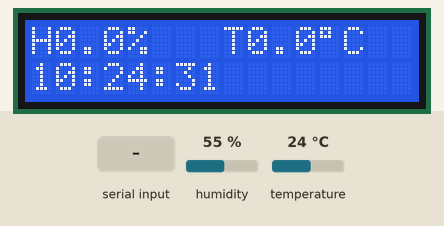
Recording of a sketch running on a simulated Arduino Uno, built with avr-gcc and run on an emulated ATmega328P. On the bench: 16×2 character LCD. Inputs (shaded band) come from the test bench; at power-on: humidity 55 %, temperature 24 °C. The local clock reads 2024-03-15 10:24:30 at power-on unless the sketch sets it; storage starts empty.

Above: at 1.2 s.
1.3 s: "0;" received over the second serial link
At 3.5 s:
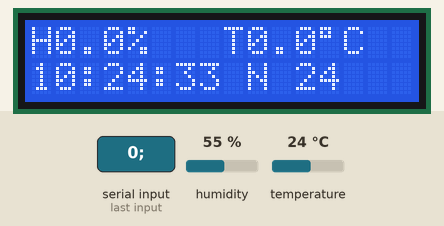
5.5 s: humidity set to 22 %
At 10.8 s:
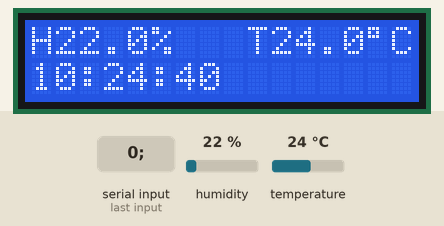
11.5 s: temperature set to 12 °C
At 16.4 s:
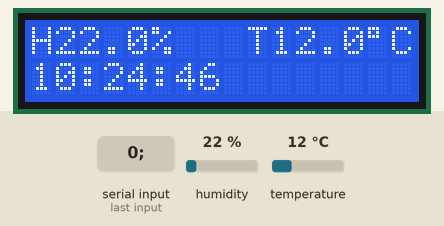
16.5 s: humidity set to 40 %
At 21.4 s:
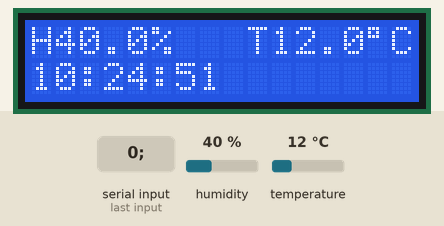
21.5 s: temperature set to 19 °C
At 26.3 s:
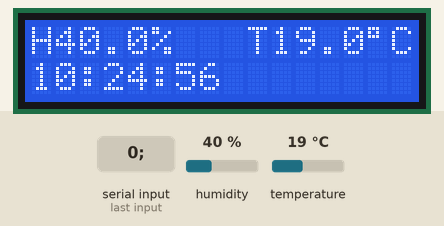
31.5 s: "1;" received over the second serial link
At 32.8 s:
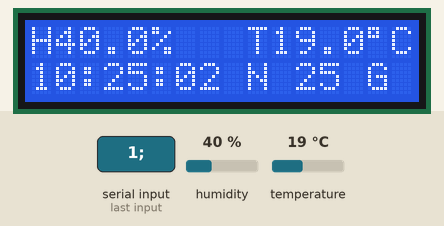
Timing chart, 0 to 34.5 s (numbered marks = the images above; inputs shaded):
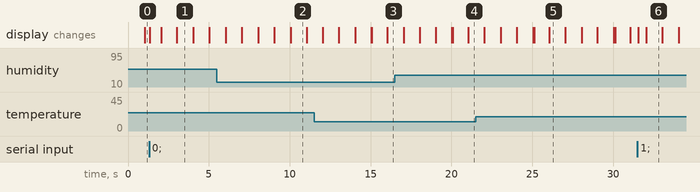

Measured:
- after the input at 1.3 s, the display: first changes at once (image 1 shows a later state)
- after the input at 31.5 s, the display: first changes at once (image 6 shows a later state)
- what the display in image 1 shows lasts 1.0 s, from 3.0 s to 4.0 s

The sketch:

NANO_AM2305_SD_fat.ino
```cpp
#include "Def.h"
void setup()
{
  wdt_disable();
  #include "Conf.h"
  wdt_enable(WDTO_4S);

}

void loop()
{
  tiempoActual(); //RTC
  obtenerVariables(); //AM2305
  principal(); //MENU
  enviarDatos(); //RTC
  watchdogSetup(); //perro guardian
}
```

AM23X.ino
```cpp
void obtenerVariables() {
  if (millis() - milisAnterior >= 5000)
  {
    milisAnterior = millis();
    t = dht.readTemperature() + OffsetT;
    h = dht.readHumidity() + OffsetH ;

    lcd.clear();

//      if(h>=80)
//   {
//     i=1;
//    }
//
//      if(t>=30)
//    {
//     i=2;
//    }
//
//      if(h<80)
//    {
//     i=0;
//   }
//
//     if(i==1)
//    {
//       mcp.digitalWrite(7, HIGH);
//       mcp.digitalWrite(6, HIGH);
//       mcp.digitalWrite(5, HIGH);
//       mcp.digitalWrite(4, LOW);
//    }
//
//     if(i==2)
//    {
//       mcp.digitalWrite(7, HIGH);
//       mcp.digitalWrite(6, HIGH);
//       mcp.digitalWrite(5, LOW);
//       mcp.digitalWrite(4, HIGH);
//    }
//
//     if(i==0)
//    {
//       mcp.digitalWrite(7, HIGH);
//       mcp.digitalWrite(6, HIGH);
//       mcp.digitalWrite(5, HIGH);
//       mcp.digitalWrite(4, HIGH);
//    }
  }
}
```

Conf.h
```cpp
Wire.begin(); // Inicia el puerto I2C
//LCD
lcd.init();
lcd.backlight();
lcd.clear();
//RTC
RTC.begin();
//dht
dht.begin();
//COMUNICACION UART
esp.begin(9600);
//Serial.begin(9600);
//Perro
watchdogSetup();
//SD
SD.begin(10);
//modulo mcp
//mcp.begin();

// mcp.pinMode(7, OUTPUT);
// mcp.pinMode(6, OUTPUT);
// mcp.pinMode(5, OUTPUT);
// mcp.pinMode(4, OUTPUT);
```

Def.h
```cpp
// LCD
#include <LiquidCrystal_I2C.h>
LiquidCrystal_I2C lcd(0x3F, 16, 2);
#define imprimir(cadena){lcd.print(cadena);}

//DHT
unsigned long milisAnterior = 0;
#include <DHT.h>
#define DHTPIN 5     // PIN SENSOR
#define DHTTYPE DHT22   // DHT 22  (AM2302)
DHT dht(DHTPIN, DHTTYPE);
float t;
float h;
#define OffsetT 0
#define OffsetH 0

// RTC
#include "RTClib.h"

//SD
#include <SPI.h>
#include <SdFat.h>
SdFat SD;

File myFile;
byte minutoant = 0;
int UltimaPosicion=0;
byte cont=0;

String mensajeS = " ";

//int idInv = 0;
RTC_DS3231 RTC;
short anio = 0;
byte mes = 0;
byte dia = 0;
byte hora = 0;
byte minuto =  0;
byte segundo = 0;

//COMUNICACION UART
#include <AltSoftSerial.h>
AltSoftSerial esp;

//MESH
#define intervalo 5
String mensajeSalida = "";
String mensajeEntrada = "";
char mensajeGuardado = "";
//char linea = "";
byte idMensaje = 0;
byte idMen = 0;
byte indice = 0;
bool unicaVez = false;
int datos[6];
int idInvernadero=1767;
#define separador ','
byte i = 0;

//WATCHDOG

#include <avr/wdt.h>

//MCP
//#include "Adafruit_MCP23017.h"
//Adafruit_MCP23017 mcp;
```

MENU.ino
```cpp
void principal()
{
  lcd.setCursor(0, 0);
  imprimir("H"); lcd.print(h, 1); imprimir("%");
  imprimir("   T"); lcd.print(t, 1); imprimir((char)223); imprimir("C");
  lcd.setCursor(0, 1);
  if (hora < 10)
  {
    imprimir("0");
  }
  imprimir(hora);
  imprimir(":");
  if (minuto < 10)
  {
    imprimir("0");
  }
  imprimir(minuto);
  imprimir(":");
  if (segundo < 10)
  {
    imprimir("0");
  }
  imprimir(segundo);

//  if(esp.available()>0)
//   {
//
// env = esp.readStringUntil(';');
//   val = env.substring(0, 2).toInt();
////      Serial.println(val);
//          Serial.println(val);
//      if(val==1)
//      {
//        lcd.setCursor(9, 1);
//        lcd.print("SE");
//        lcd.print(" ");
//        lcd.print(minuto);
//        Serial.print(minuto);
//      }
//      else
//      {
//        lcd.setCursor(9, 1);
//        lcd.print("NE");
//        lcd.print(" ");
//        lcd.print(minuto);
//        Serial.print('N');
//      }
//   }
}
```

RTC.ino
```cpp
void tiempoActual()
{
  DateTime now = RTC.now(); // Obtiene la fecha y hora del RTC
  anio = now.year();
  mes = now.month();
  dia = now.day();
  hora = now.hour();
  minuto =  now.minute();
  segundo = now.second();
}

void enviarDatos() {

  if (esp.available()>0)
  {
    mensajeEntrada = esp.readStringUntil(';');
    idMensaje = mensajeEntrada.substring(1).toInt();
    idMen = mensajeEntrada.substring(4).toInt();

    switch(idMensaje)
    {
    case 0:
      //      mensajeS.reserve(40);
      //      mensajeSalida = "01," + String(anio) + "-" + String(mes) + "-" + String(dia) + " " + String(hora) + ":" + String(minuto) + ":" + String(segundo) + "," + idInvernadero + "," + String(t, 2) + "," + String(h, 2) + ";";

              switch(idMen)
              {
                case 0:

                  lcd.setCursor(9, 1);
                  lcd.print("N");
                  lcd.print(" ");
                  lcd.print(minuto);

                  if(minuto!=minutoant && minuto % intervalo == 0)  //guarda un archivo no enviado solo del minuto del intervalo
                  {

                    minutoant=minuto;
                    myFile = SD.open("DATOS.txt", FILE_WRITE);//abrimos  el archivo
                   // Serial.println("Creo archivo");
//                    if (myFile)
//                   {

                     myFile.println(mensajeSalida);
                                       //  Serial.println("Guardo archivo");

                     lcd.setCursor(14, 1);
                     lcd.print("G");
                     myFile.close();

//                    }
                  }

                break;

                case 1:

                  lcd.setCursor(9, 1);
                  lcd.print("S");
                  lcd.print(" ");
                  lcd.print(minuto);
                  myFile = SD.open("DATOS.txt");
                  int peso = myFile.size();//guarda el tamaño del fichero

//                  if(myFile)
//                  {
                    if(UltimaPosicion>=peso)

                    {
                      UltimaPosicion=0;
                      cont++;
                      if(cont==2)
                      {
                      SD.remove("DATOS.txt");
                      lcd.setCursor(14, 1);
                      lcd.print("B");
                      asm("jmp 0x0000");
                      cont=0;
                      }
                    }
                    myFile.seek(UltimaPosicion);


                    while(myFile.available())
                   {
                    mensajeGuardado = myFile.read();
                    UltimaPosicion = myFile.position();
                    esp.print(mensajeGuardado);
//                    Serial.println("Leyo archivo");
//                    Serial.println(mensajeGuardado);
                    lcd.setCursor(14, 1);
                    lcd.print("E");
                    if(mensajeGuardado==59)//ASCII de &
                     {
                      break;
                     }
                   }

                   myFile.close();
//                  }

                break;
              }

    break;

    case 3:

      mensajeEntrada = mensajeEntrada.substring(3);
      for (i = 0; i < 6 ; i++)
      {
        indice = mensajeEntrada.indexOf(separador);
        datos[i] = (mensajeEntrada.substring(0, indice)).toInt();
        mensajeEntrada = mensajeEntrada.substring(indice + 1);
      }
      RTC.adjust(DateTime(datos[0], datos[1], datos[2], datos[3], datos[4], datos[5]));

    case 4:
        //enciende efectores

    break;
    }

   }
  if (minuto % intervalo == 0 && segundo == 0 && !unicaVez && h > 0 && t > 0 )
  {
    mensajeSalida.reserve(40);
    mensajeSalida = "01," + String(anio) + "-" + String(mes) + "-" + String(dia) + " " + String(hora) + ":" + String(minuto) + ":" + String(segundo) + "," + idInvernadero + "," + String(t, 2) + "," + String(h, 2) + ";";
    //mensajeSalida =  idInvernadero + "," + String(h, 2) + "," + String(t, 2) + ";";
    lcd.clear();
    unicaVez = true;
    esp.print(mensajeSalida);
  }


  if (minuto % intervalo != 0)
  {
    unicaVez = false;
  }
}
```

watchdog.ino
```cpp
void watchdogSetup()
{
wdt_reset();
}
```
